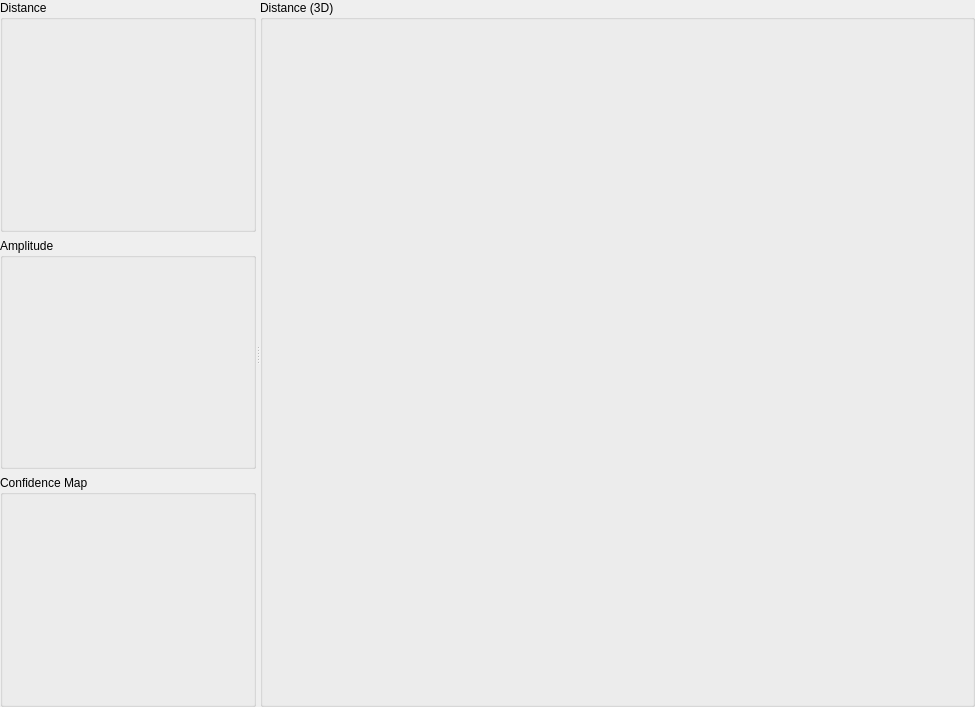
<ui version="4.0" >
 <class>CSwissRangerAcquisitionDataViewComp</class>
 <widget class="QWidget" name="CSwissRangerAcquisitionDataViewComp" >
  <property name="geometry" >
   <rect>
    <x>0</x>
    <y>0</y>
    <width>975</width>
    <height>707</height>
   </rect>
  </property>
  <property name="windowTitle" >
   <string>SwissRanger Image</string>
  </property>
  <layout class="QHBoxLayout" name="horizontalLayout_4" >
   <property name="margin" >
    <number>0</number>
   </property>
   <item>
    <widget class="QSplitter" name="splitter" >
     <property name="orientation" >
      <enum>Qt::Horizontal</enum>
     </property>
     <widget class="QWidget" name="layoutWidget" >
      <layout class="QVBoxLayout" name="verticalLayout" >
       <property name="sizeConstraint" >
        <enum>QLayout::SetDefaultConstraint</enum>
       </property>
       <item>
        <widget class="QGroupBox" name="DepthImageFrame2d" >
         <property name="minimumSize" >
          <size>
           <width>256</width>
           <height>0</height>
          </size>
         </property>
         <property name="title" >
          <string>Distance</string>
         </property>
         <layout class="QHBoxLayout" name="horizontalLayout_3" />
        </widget>
       </item>
       <item>
        <widget class="QGroupBox" name="AmplitudeImageFrame" >
         <property name="title" >
          <string>Amplitude</string>
         </property>
         <layout class="QHBoxLayout" name="horizontalLayout" />
        </widget>
       </item>
       <item>
        <widget class="QGroupBox" name="ConfidenceMapFrame" >
         <property name="title" >
          <string>Confidence Map</string>
         </property>
         <layout class="QVBoxLayout" name="verticalLayout_2" />
        </widget>
       </item>
      </layout>
     </widget>
     <widget class="QGroupBox" name="DepthImageFrame3d" >
      <property name="sizePolicy" >
       <sizepolicy vsizetype="Preferred" hsizetype="Preferred" >
        <horstretch>2</horstretch>
        <verstretch>0</verstretch>
       </sizepolicy>
      </property>
      <property name="title" >
       <string>Distance (3D)</string>
      </property>
      <layout class="QHBoxLayout" name="horizontalLayout_2" >
       <property name="leftMargin" >
        <number>0</number>
       </property>
       <property name="topMargin" >
        <number>0</number>
       </property>
       <property name="rightMargin" >
        <number>0</number>
       </property>
      </layout>
     </widget>
    </widget>
   </item>
  </layout>
 </widget>
 <resources/>
 <connections/>
</ui>
